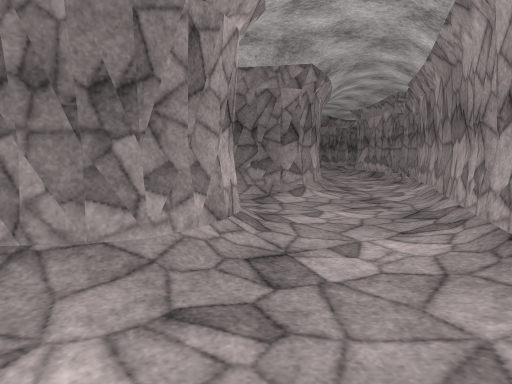
view 1 (above)

24 first-person views from a walk through a scene from a Unity 3-D project. The camera is 1.3 m above the floor, tilts 6° down and sees 70° across. Doors are open. The floor is counted in squares, 1 m on a side. Each view is taken from the middle of a square. On the plan, view 1 faces up. The plan holds only what a view shows up to about 15 squares ahead; the rest is blank. The place goes on beyond the plan. The player character is not drawn. Surface patterns are stand-ins for the level's own textures.

view 2
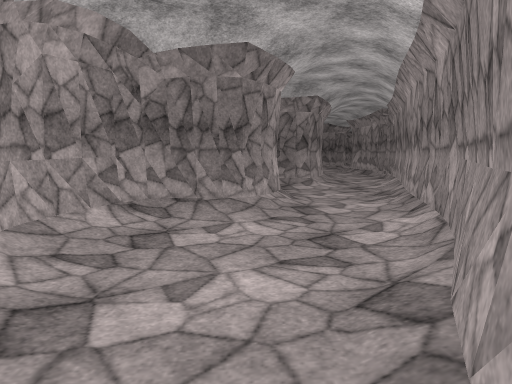

view 3
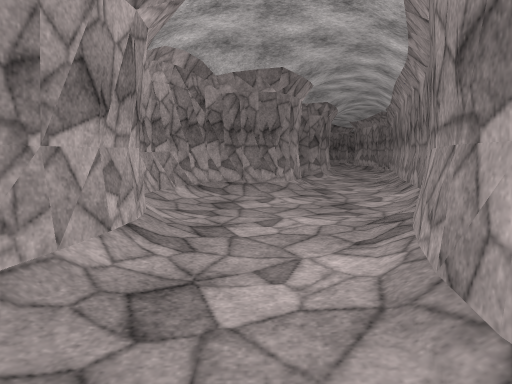

view 4
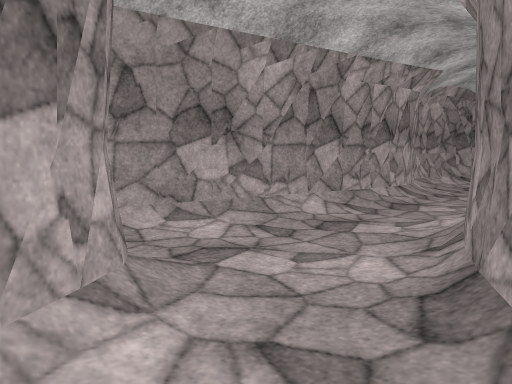

view 5
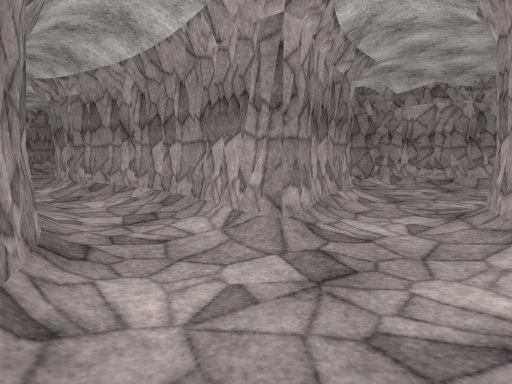

view 6
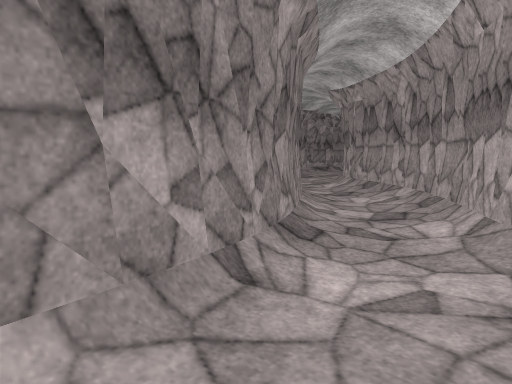

view 7
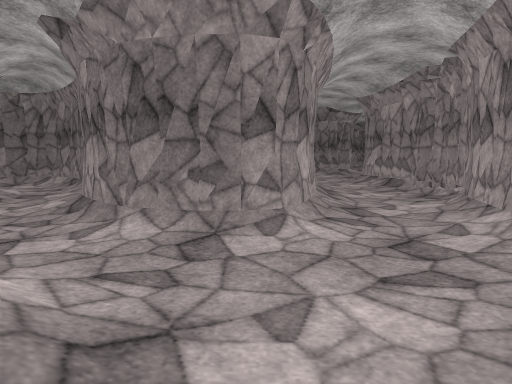

view 8
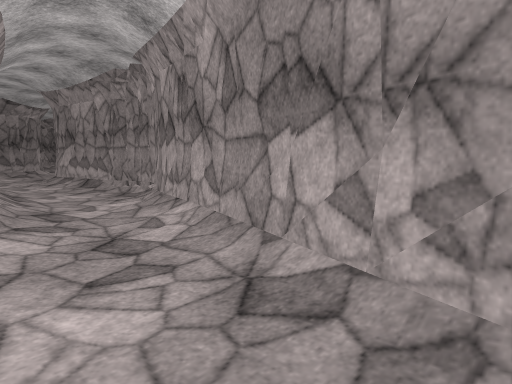

view 9
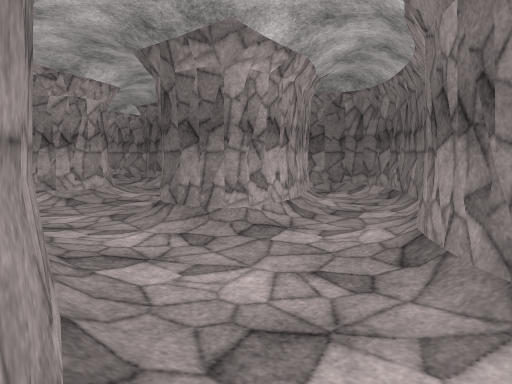

view 10
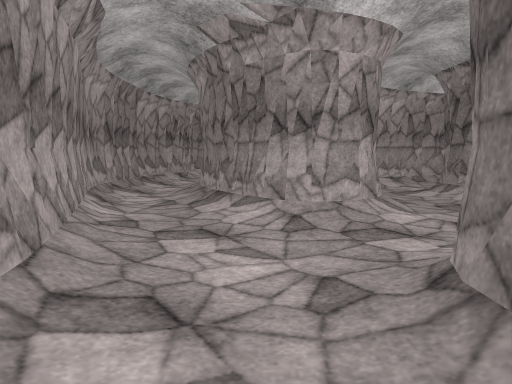

view 11
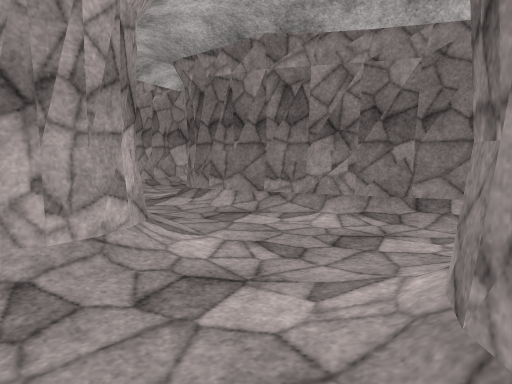

view 12
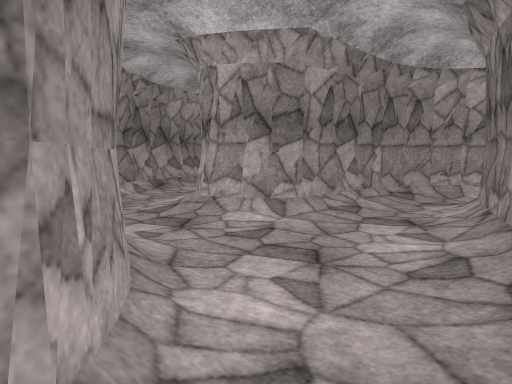

view 13
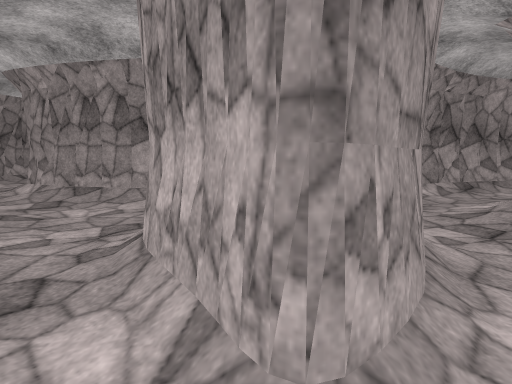

view 14
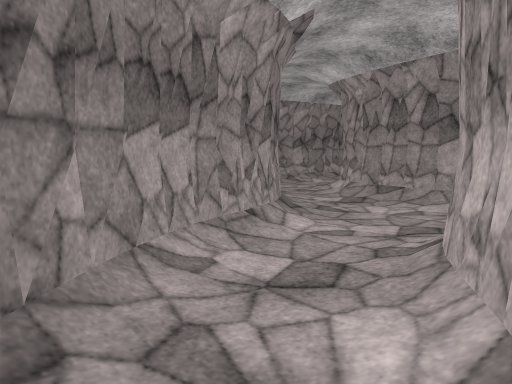

view 15
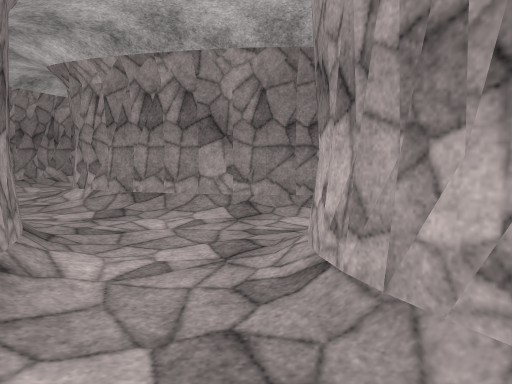

view 16
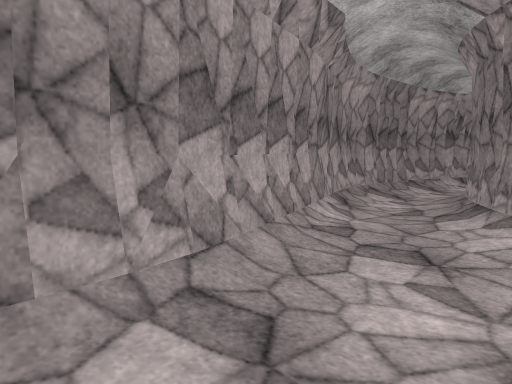

view 17
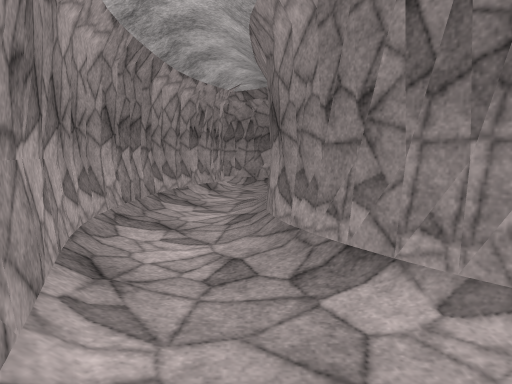

view 18
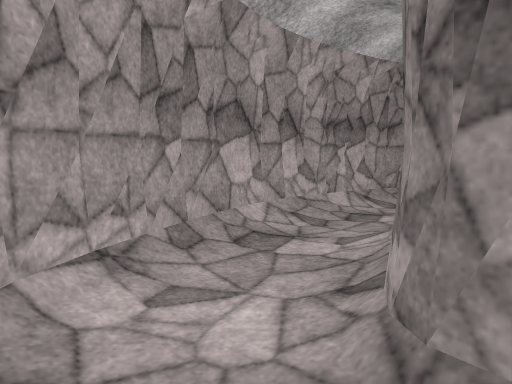

view 19
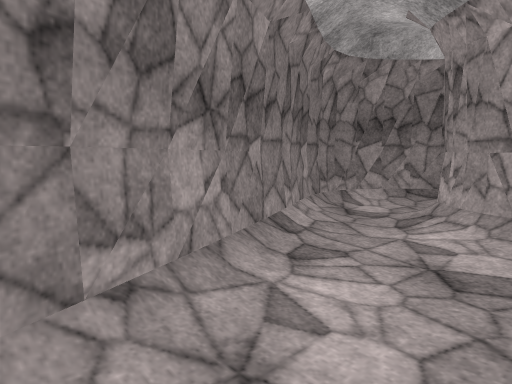

view 20
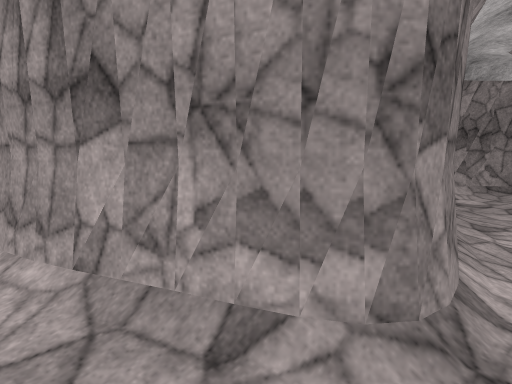

view 21
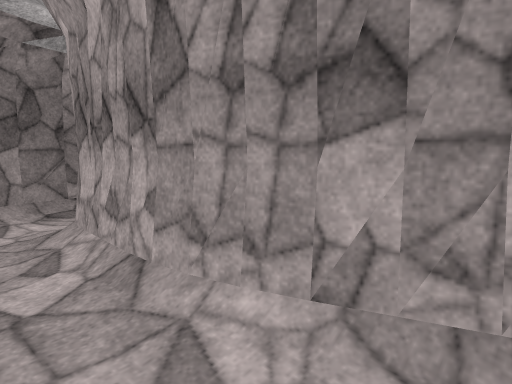

view 22
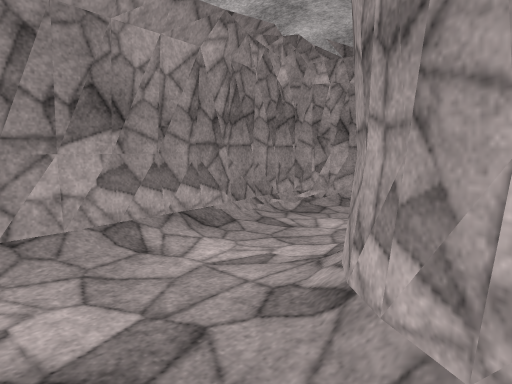

view 23
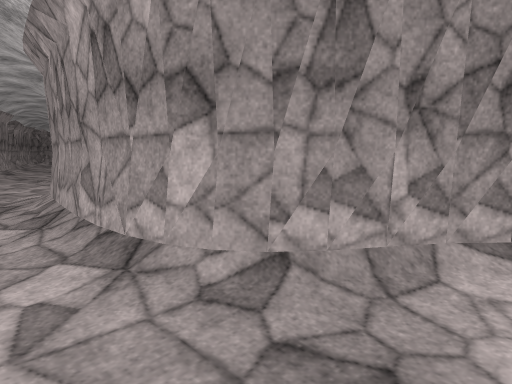

view 24
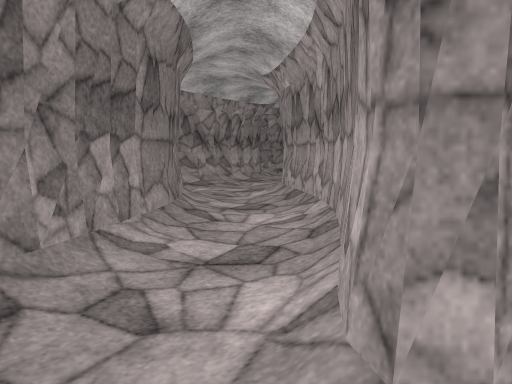

### Floor plan
Key: @ floor where view 1 was taken; # wall or solid block; . main floor; : floor 0.25 m higher than the main floor; / step, stairs or slope.
Columns run from 23 left of view 1 to 7 right of it. Each row starts with its distance up from view 1.
 23  #..#                   .....
 22  #..#                  ##....#
 21  #..#                   ##...#
 20  #..#       ######       ##..##
 19  #..##    ###/...##       #../#
 18  #/./# ####/..././##      #...#
 17  ##..###/.....##/./#      #...#
 16   #/........./###..##     #...#
 15   ##/........## #../#    ##...#
 14    #######...## #../#    #/..##
 13          ##../###...##   #../#
 12          ##...//.....#####../#
 11         ##/.........../##/..##
 10       ###/..................#
  9 .// ###/..../#######/....../#
  8 ........./####     ###/....##
  7 #//..../###          ##/...#
  6 #########             #/../#
  5                       #/..##
  4                    ####...#
  3                    #/:.../#
  2                   ##...../#
  1                   #/.....##
  0                   #/...@/#
 -1                   ##....##
 -2                    #/../#
 -3                    #...##
 -4                    #...#
 -5                    #../#
 -6                   ##..##
 -7                   #/..##
 -8                   #/../#
 -9                   #.../#
-10                   #....##
-11                  ##..../#
-12                  #/.//..##
-13                  #..##/./##
-14                  /..###../#
-15                 .../# #/..###
-16                ....## ##/../#
-17                .../#   ##/../
-18               ....##    ##/....
-19              .....       ###...
-20              .....         ##..
-21             ##....          ##.
-22              ##              #.

Where each view was taken, in squares from view 1:
view 1: 0 up, 0 right, facing up
view 2: 5 down, 1 left, facing up
view 3: 8 down, 2 left, facing up
view 4: 14 down, 1 right, facing up-left
view 5: 7 down, 2 left, facing down
view 6: 7 down, 3 left, facing down-right
view 7: 5 up, 1 right, facing up
view 8: 5 up, 1 right, facing up-right
view 9: 8 up, 1 left, facing up-left
view 10: 11 up, 6 left, facing left
view 11: 11 up, 9 left, facing up-left
view 12: 19 up, 8 left, facing down-left
view 13: 19 up, 8 left, facing down
view 14: 19 up, 8 left, facing down-right
view 15: 18 up, 6 left, facing down
view 16: 12 up, 7 left, facing down-left
view 17: 9 up, 11 left, facing left
view 18: 15 up, 17 left, facing up-left
view 19: 15 up, 16 left, facing up-right
view 20: 16 up, 20 left, facing up-right
view 21: 18 up, 21 left, facing up-right
view 22: 23 up, 1 right, facing down-right
view 23: 23 up, 5 right, facing down-left
view 24: 11 down, 3 left, facing down-right
